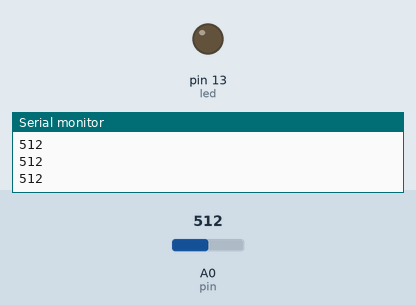
The sketch below on a simulated Arduino Uno, built with avr-gcc and run on an emulated ATmega328P. Shown: output pins drawn as LEDs (lit = HIGH), the last lines printed to the serial monitor. The inputs (shaded band) are chosen by the test bench; at power-on: A0 (pin) = 512.

Above: at 1.2 s.
1.3 s: A0 (pin) set to 683
2.8 s: A0 (pin) set to 717
At 3.6 s:
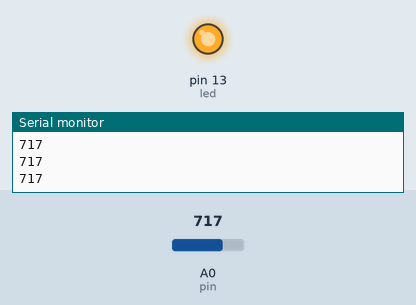
4.3 s: A0 (pin) set to 690
At 4.6 s:
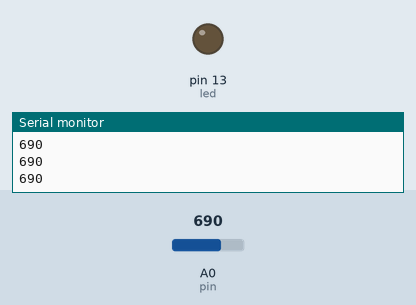
5.8 s: A0 (pin) set to 710
At 7.0 s:
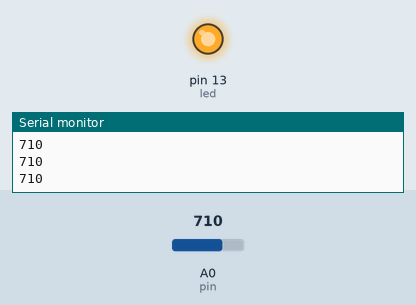
Timing chart, 0 to 8.3 s (numbered marks = the images above; inputs shaded):
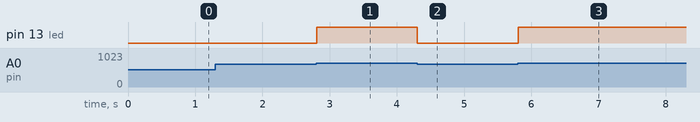

Measured:
- the behaviour switches between 700 and 701 on A0 (pin) (found by bisection; images 0 and 1)
- after the input at 2.8 s, pin 13 (led): LOW → HIGH at once
- after the input at 4.3 s, pin 13 (led): HIGH → LOW at once
- after the input at 5.8 s, pin 13 (led): LOW → HIGH at once

The sketch:

led.ino
```cpp
#include <SoftwareSerial.h>
int led=13, RET=10, pin=A0;

void setup()
{
  pinMode(led, OUTPUT);

  Serial.begin(9600);
}

void loop()
{
  int prende=analogRead(pin);

  Serial.print(prende);
  Serial.print("\n");
  if (prende > 700 && prende <1025)
  {
    digitalWrite(led, HIGH);
  }
  else
  {
    digitalWrite(led,LOW);
  }
}
```
